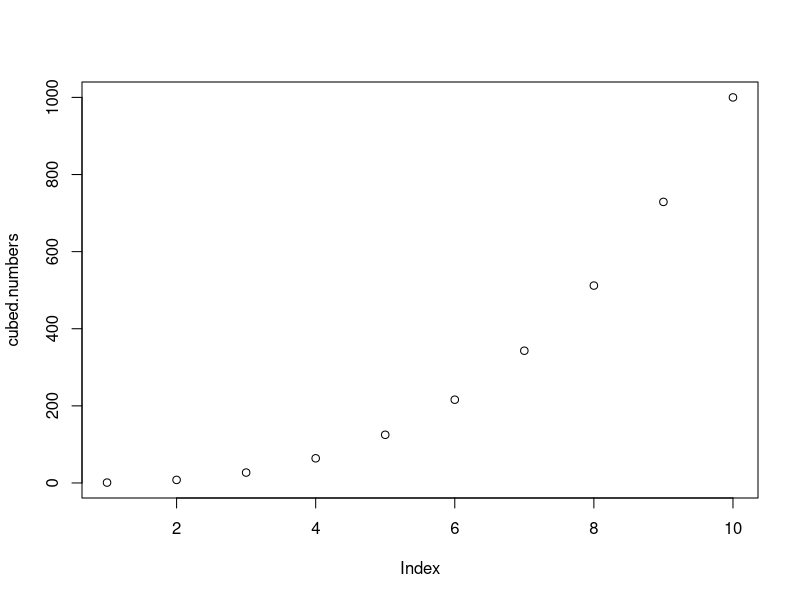
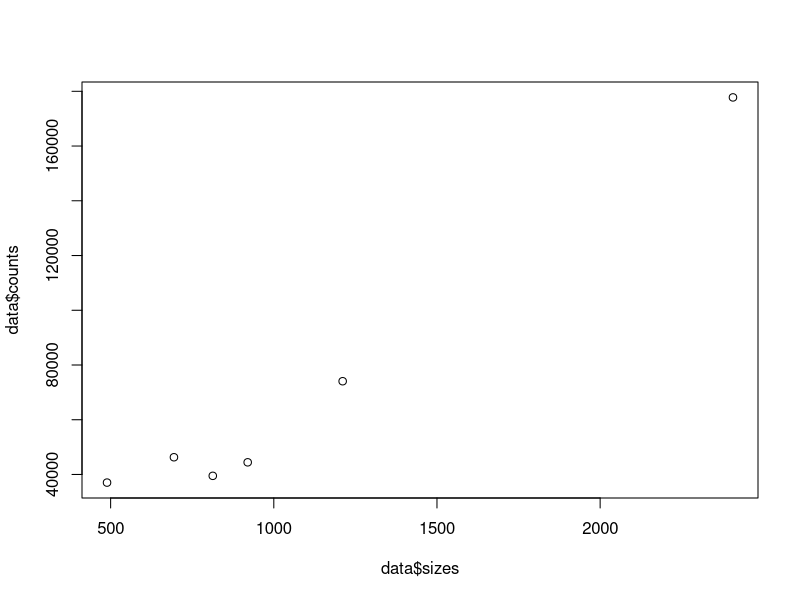

The R source for these figures, in order:
## ---- chunk 1
x <- 5
print(x)
## ---- chunk 2
# This does the same thing
x = 5
print(x)
## ---- chunk 3
mystring = "This is a string"
print(mystring)
## ---- chunk 4
y <- 7 + x
print(y)
## ---- chunk 5
z = sqrt(5)
print(z)
## ---- chunk 6
str(x)
## ---- chunk 7
odd.numbers <- c(1,3,5,7)
print(odd.numbers)
## ---- chunk 8
# Numbers from 1 to 10
all.numbers <- 1:10
print(all.numbers)

# Numbers from 1 to 10, step size of two
odd.numbers <- seq(1,10,2)
print(odd.numbers)
## ---- chunk 9
# The first value
odd.numbers[1]

# The second value
odd.numbers[2]

# Second to fourth
odd.numbers[2:4]
## ---- chunk 10
mylist <- list(1,"a string",5.3)
print(mylist)
## ---- chunk 11
# Make a matrix with two rows
nums <- c(1, 5, 1.5, 4.5, 3.5, 5.3, 3.1, 5.1)
X <- matrix(nums, nrow=2)
print(X)
## ---- chunk 12
# Genes on rows, samples on columns
rownames(X) <- c("Gene 1", "Gene 2")
colnames(X) <- c("Untreated_1", "Untreated_2", "Treated_1", "Treated_2")
print(X)
## ---- chunk 13
# First row, second column
X[1,2]

# Rows 1-2, columns 2-4
X[1:2,2:4]

# Leave out the column index to mean all columns
X[2,]
## ---- chunk 14
# Use the data.frame() function to make a data frame
# Use three vectors made with c() as the columns
df <- data.frame(firstname=c("Simon", "Alex", "Ruby"), lastname=c("Smith", "Anders", "Anders"), height=c(182,162,164))
print(df)
## ---- chunk 15
df$height
## ---- chunk 16
x <- 5
print(x+2)
## ---- chunk 17
v <- c(1,2,3,4,5)
print(v+2)
## ---- chunk 18
v <- c(1,2,3,4,5)
print(v**3)
## ---- chunk 19
v <- c(1,2,3,4,5)
print(sqrt(v))
## ---- chunk 20
numbers = 1:10
cubed.numbers = numbers**3
plot(cubed.numbers)
## ---- chunk 21
model <- y ~ x
print(model)
## ---- chunk 22
# Length of each region
sizes = c(489, 694, 813, 920, 1211, 2407)

# GC content of each region
gc = c(0.68, 0.54, 0.44, 0.43, 0.57, 0.58)

# RNA-seq counts obtained for each region
counts = c(37035, 46293, 39504, 44442, 74070, 177768)

# Put our three variables into a data frame
# Notice that R keeps their names as column names!
data = data.frame(counts, sizes, gc)
print(data)

# What does the data look like?
# Plot with two vectors will give plot(x,y)
plot(data$sizes, data$counts)
## ---- chunk 23
# Fit the model using lm()
fit = lm(log(counts) ~ log(sizes) + gc, data)

# Examine the resulting data structure
summary(fit)
